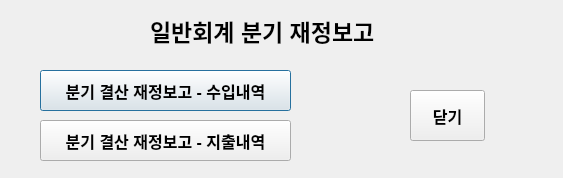
<?xml version="1.0" encoding="UTF-8"?>
<ui version="4.0">
 <class>Dialog</class>
 <widget class="QDialog" name="Dialog">
  <property name="geometry">
   <rect>
    <x>0</x>
    <y>0</y>
    <width>563</width>
    <height>178</height>
   </rect>
  </property>
  <property name="font">
   <font>
    <pointsize>11</pointsize>
   </font>
  </property>
  <property name="windowTitle">
   <string>Dialog</string>
  </property>
  <widget class="QPushButton" name="income_report_Button">
   <property name="geometry">
    <rect>
     <x>40</x>
     <y>70</y>
     <width>251</width>
     <height>41</height>
    </rect>
   </property>
   <property name="font">
    <font>
     <pointsize>12</pointsize>
     <bold>true</bold>
    </font>
   </property>
   <property name="text">
    <string>분기 결산 재정보고 - 수입내역</string>
   </property>
  </widget>
  <widget class="QLabel" name="label">
   <property name="geometry">
    <rect>
     <x>150</x>
     <y>10</y>
     <width>271</width>
     <height>41</height>
    </rect>
   </property>
   <property name="font">
    <font>
     <pointsize>17</pointsize>
     <bold>true</bold>
    </font>
   </property>
   <property name="text">
    <string>일반회계 분기 재정보고</string>
   </property>
  </widget>
  <widget class="QPushButton" name="cost_report_Button">
   <property name="geometry">
    <rect>
     <x>40</x>
     <y>120</y>
     <width>251</width>
     <height>41</height>
    </rect>
   </property>
   <property name="font">
    <font>
     <pointsize>12</pointsize>
     <bold>true</bold>
    </font>
   </property>
   <property name="text">
    <string>분기 결산 재정보고 - 지출내역</string>
   </property>
  </widget>
  <widget class="QPushButton" name="close_Button">
   <property name="geometry">
    <rect>
     <x>410</x>
     <y>90</y>
     <width>75</width>
     <height>51</height>
    </rect>
   </property>
   <property name="font">
    <font>
     <pointsize>12</pointsize>
     <bold>true</bold>
    </font>
   </property>
   <property name="text">
    <string>닫기</string>
   </property>
  </widget>
 </widget>
 <resources/>
 <connections>
  <connection>
   <sender>close_Button</sender>
   <signal>clicked()</signal>
   <receiver>Dialog</receiver>
   <slot>close()</slot>
   <hints>
    <hint type="sourcelabel">
     <x>288</x>
     <y>141</y>
    </hint>
    <hint type="destinationlabel">
     <x>364</x>
     <y>140</y>
    </hint>
   </hints>
  </connection>
  <connection>
   <sender>income_report_Button</sender>
   <signal>clicked()</signal>
   <receiver>Dialog</receiver>
   <slot>Quarterly_income_report()</slot>
   <hints>
    <hint type="sourcelabel">
     <x>415</x>
     <y>67</y>
    </hint>
    <hint type="destinationlabel">
     <x>465</x>
     <y>65</y>
    </hint>
   </hints>
  </connection>
  <connection>
   <sender>cost_report_Button</sender>
   <signal>clicked()</signal>
   <receiver>Dialog</receiver>
   <slot>Quarterly_cost_report()</slot>
   <hints>
    <hint type="sourcelabel">
     <x>377</x>
     <y>105</y>
    </hint>
    <hint type="destinationlabel">
     <x>452</x>
     <y>104</y>
    </hint>
   </hints>
  </connection>
 </connections>
 <slots>
  <slot>Quarterly_income_report()</slot>
  <slot>Quarterly_cost_report()</slot>
 </slots>
</ui>
